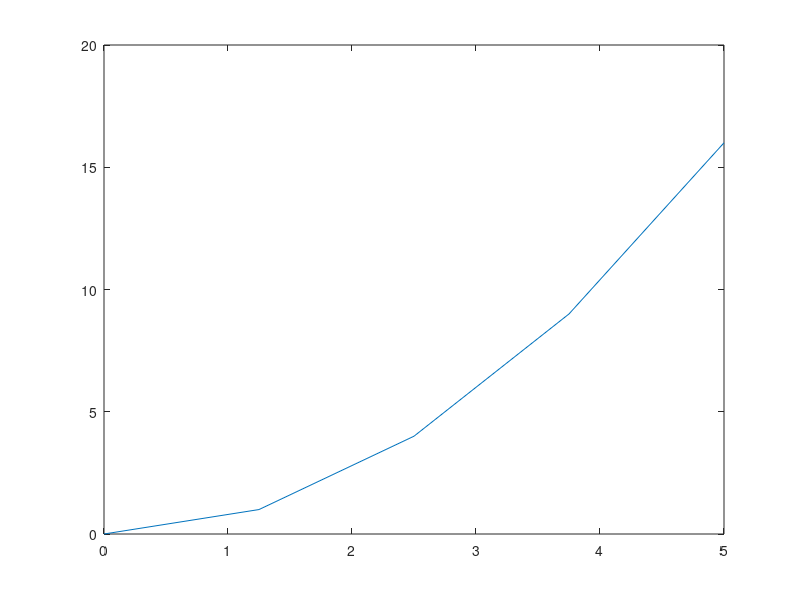

The MATLAB script that drew this image:
disp('=== [3] SINYAL & VISUALISASI ===');
% Kategori 7: Pemrosesan Sinyal
disp('-- Sinyal --');
x_sinyal = [1, 2, 3];
h_sinyal = [1, 1];
konvolusi = conv(x_sinyal, h_sinyal);
disp('Hasil Konvolusi [1, 2, 3] * [1, 1] =');
disp(konvolusi);

% Kategori 8: Visualisasi Grafik
disp('-- Grafik (Cek Panel Kanan!) --');
waktu = [1, 2, 3, 4, 5];
amplitudo = [2, 5, 3, 8, 1];

% 1. Buat grafik garis (Plot)
title('Sinyal Uji Coba')
xlabel('Waktu (s)')
ylabel('Amplitudo')
plot(waktu, amplitudo)

% 2. Tahan grafik, tambahkan Stem (Batang)
hold on

stem(waktu, amplitudo)

% 3. Lepas tahanan, buat grafik baru (Kuadrat)
hold off

x_baru = linspace(0, 5, 5); % Menghasilkan [0, 1.25, 2.5, 3.75, 5]
y_baru = [0, 1, 4, 9, 16];
title('Grafik Fungsi Kuadrat')
plot(x_baru, y_baru)

disp('=== SELURUH UJI COBA SELESAI ===');
